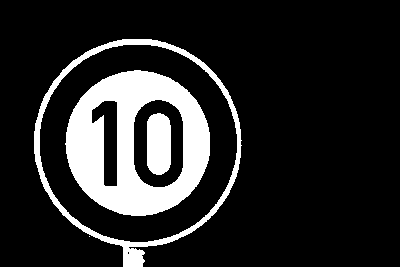
#> input picture Umbralizacion_global/road102.png, 400 x 267 px, given as the content of the folder sers/ansm3/Desktop/python/Segmentacion_de_imagenes/Imagenes/, which was not available
$ python segmentacion.py
#> lines starting #> are read from the running program, lines starting #| are printed output that depends on the picture; after the words box and inside, x2 and y2 are one past the last pixel; in counts of white or black regions, pixels touching at a corner belong together; pictures that were not available may be replaced by others from this repository, and a replacement may not be noted
import os
import cv2
import numpy as np
from PIL import Image
import matplotlib.pyplot as plt

# Ruta de la carpeta que contiene las imágenes
Imagenes = 'C:/Users/ansm3/Desktop/python/Segmentacion_de_imagenes/Imagenes/'

Umbralizacion_global  = 'C:/Users/ansm3/Desktop/python/Segmentacion_de_imagenes/umbralizacion_global/'
Umbralizacion_adaptativa = 'C:/Users/ansm3/Desktop/python/Segmentacion_de_imagenes/umbralizacion_adaptativa/'
Umbralizacion_otsu = 'C:/Users/ansm3/Desktop/python/Segmentacion_de_imagenes/umbralizacion_otsu/'
Segmentacion_watershed = 'C:/Users/ansm3/Desktop/python/Segmentacion_de_imagenes/Segmentacion_watershed/'
Contornos = 'C:/Users/ansm3/Desktop/python/Segmentacion_de_imagenes/Contornos/'
Gaussiano = 'C:/Users/ansm3/Desktop/python/Segmentacion_de_imagenes/Gaussiano/'
########################################################################################
Gauss_Glob = 'C:/Users/ansm3/Desktop/python/Segmentacion_de_imagenes/Gaussiano/global/'
Gauss_Ad = 'C:/Users/ansm3/Desktop/python/Segmentacion_de_imagenes/Gaussiano/adaptativa/'
Gauss_Cont = 'C:/Users/ansm3/Desktop/python/Segmentacion_de_imagenes/Gaussiano/otsu/'
Gauss_Otsu = 'C:/Users/ansm3/Desktop/python/Segmentacion_de_imagenes/Gaussiano/contornos/'

#Blanco y negro
# Blanco y negro
def umbralizacion_global(ruta_imagenes, ruta_salida):
    archivos_carpeta = os.listdir(ruta_imagenes)
    nombres_imagenes = []

    # Iteramos sobre cada archivo y agregamos solo los archivos de imagen a la lista
    for archivo in archivos_carpeta:
        # Comprobamos si el archivo tiene una extensión de imagen válida
        if archivo.endswith('.jpg') or archivo.endswith('.jpeg') or archivo.endswith('.png'):
            # Agregamos el nombre del archivo a la lista de nombres de imágenes
            nombres_imagenes.append(archivo)

    # Iteramos sobre cada imagen
    for nombre_imagen in nombres_imagenes:
        # Creamos la ruta completa del archivo de imagen
        ruta_imagen = os.path.join(ruta_imagenes, nombre_imagen)
        imagen = cv2.imread(ruta_imagen)
#> imagen is the input picture: shape (267, 400, 3); 15.6% white; 4 white regions (1 under 20 px), largest, box (x1, y1, x2, y2) and area: (65, 70, 210, 216) 11521, (34, 39, 242, 267) 3830, (147, 113, 171, 175) 1351
        # Convertimos la imagen a escala de grises
        gris = cv2.cvtColor(imagen, cv2.COLOR_BGR2GRAY)

        # Aplicamos la umbralización global
        _, umbralizada = cv2.threshold(gris, 127, 255, cv2.THRESH_BINARY)

        # Creamos la ruta completa del archivo de imagen de salida
        ruta_salida_imagen = os.path.join(ruta_salida, nombre_imagen)

        # Guardamos la imagen umbralizada
        cv2.imwrite(ruta_salida_imagen, umbralizada)

    print('¡Umbralización global finalizada!')

def segmentacion_por_contornos(ruta_imagenes, ruta_salida):
    archivos_carpeta = os.listdir(ruta_imagenes)
    nombres_imagenes = []

    # Iteramos sobre cada archivo y agregamos solo los archivos de imagen a la lista
    for archivo in archivos_carpeta:
        # Comprobamos si el archivo tiene una extensión de imagen válida
        if archivo.endswith('.jpg') or archivo.endswith('.jpeg') or archivo.endswith('.png'):
            # Agregamos el nombre del archivo a la lista de nombres de imágenes
            nombres_imagenes.append(archivo)

    # Iteramos sobre cada imagen
    for nombre_imagen in nombres_imagenes:
        # Creamos la ruta completa del archivo de imagen
        ruta_imagen = os.path.join(ruta_imagenes, nombre_imagen)
        imagen = cv2.imread(ruta_imagen)
        # Convertimos la imagen a escala de grises
        gris = cv2.cvtColor(imagen, cv2.COLOR_BGR2GRAY)

        # Aplicamos la umbralización de la imagen
        _, umbralizada = cv2.threshold(gris, 0, 255, cv2.THRESH_BINARY + cv2.THRESH_OTSU)

        # Buscamos los contornos en la imagen umbralizada
        contornos, _ = cv2.findContours(umbralizada, cv2.RETR_EXTERNAL, cv2.CHAIN_APPROX_SIMPLE)

        # Dibujamos los contornos sobre la imagen original
        cv2.drawContours(imagen, contornos, -1, (0, 0, 255), 2)

        # Creamos la ruta completa del archivo de imagen de salida
        ruta_salida_imagen = os.path.join(ruta_salida, nombre_imagen)

        # Guardamos la imagen con los contornos dibujados
        cv2.imwrite(ruta_salida_imagen, imagen)

    print('¡Segmentación por contornos finalizada!')


#Binarización
def umbralizacion_adaptativa(ruta_imagenes, ruta_salida):
    archivos_carpeta = os.listdir(ruta_imagenes)
    nombres_imagenes = []

    # Iteramos sobre cada archivo y agregamos solo los archivos de imagen a la lista
    for archivo in archivos_carpeta:
        # Comprobamos si el archivo tiene una extensión de imagen válida
        if archivo.endswith('.jpg') or archivo.endswith('.jpeg') or archivo.endswith('.png'):
            # Agregamos el nombre del archivo a la lista de nombres de imágenes
            nombres_imagenes.append(archivo)

    # Iteramos sobre cada imagen
    for nombre_imagen in nombres_imagenes:
        # Creamos la ruta completa del archivo de imagen
        ruta_imagen = os.path.join(ruta_imagenes, nombre_imagen)
        imagen = cv2.imread(ruta_imagen)
        # Convertimos la imagen a escala de grises
        gris = cv2.cvtColor(imagen, cv2.COLOR_BGR2GRAY)

        # Aplicamos la umbralización adaptativa
        umbralizada = cv2.adaptiveThreshold(gris, 255, cv2.ADAPTIVE_THRESH_GAUSSIAN_C, cv2.THRESH_BINARY, 11, 2)
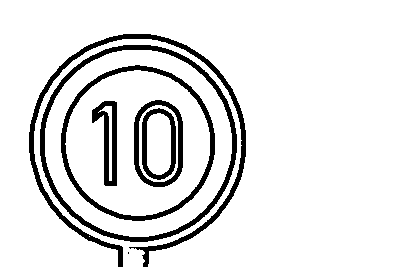
#> umbralizada: shape (267, 400); 89.3% white; 7 black regions (1 under 20 px), largest, box (x1, y1, x2, y2) and area: (29, 34, 246, 267) 3324, (40, 45, 237, 242) 2938, (61, 65, 215, 221) 2271, (134, 100, 183, 187) 1055, (92, 101, 117, 186) 994, (142, 108, 176, 180) 800

        # Creamos la ruta completa del archivo de imagen de salida
        ruta_salida_imagen = os.path.join(ruta_salida, nombre_imagen)

        # Guardamos la imagen umbralizada
        cv2.imwrite(ruta_salida_imagen, umbralizada)

    print('¡Umbralización adaptativa finalizada!')


# Binarización de las imágenes a color
def umbralizacion_otsu(ruta_imagenes, ruta_salida):
    archivos_carpeta = os.listdir(ruta_imagenes)
    nombres_imagenes = []

    # Iteramos sobre cada archivo y agregamos solo los archivos de imagen a la lista
    for archivo in archivos_carpeta:
        # Comprobamos si el archivo tiene una extensión de imagen válida
        if archivo.endswith('.jpg') or archivo.endswith('.jpeg') or archivo.endswith('.png'):
            # Agregamos el nombre del archivo a la lista de nombres de imágenes
            nombres_imagenes.append(archivo)

    # Iteramos sobre cada imagen
    for nombre_imagen in nombres_imagenes:
        # Creamos la ruta completa del archivo de imagen
        ruta_imagen = os.path.join(ruta_imagenes, nombre_imagen)
        imagen = cv2.imread(ruta_imagen)
        # Convertimos la imagen a escala de grises
        gris = cv2.cvtColor(imagen, cv2.COLOR_BGR2GRAY)

        # Aplicamos la umbralización Otsu
        _, umbralizada = cv2.threshold(gris, 0, 255, cv2.THRESH_BINARY+cv2.THRESH_OTSU)

        # Creamos la ruta completa del archivo de imagen de salida
        ruta_salida_imagen = os.path.join(ruta_salida, nombre_imagen)

        # Guardamos la imagen umbralizada
        cv2.imwrite(ruta_salida_imagen, umbralizada)

    print('¡Umbralización Otsu finalizada!')


def segmentacion_watershed(ruta_carpeta):
    # Obtener una lista de todos los archivos en la carpeta
    archivos = os.listdir(ruta_carpeta)

    # Filtrar solo los archivos de imagen con extensiones conocidas
    extensiones_imagen = ['.jpg', '.jpeg', '.png', '.bmp']
    archivos_imagen = [archivo for archivo in archivos if os.path.splitext(archivo)[1].lower() in extensiones_imagen]

    # Crear una lista para almacenar todas las imágenes segmentadas
    imgs_segmentadas = []

    # Loop sobre todas las imágenes en la carpeta y aplicar la segmentación watershed a cada una
    for archivo in archivos_imagen:
        ruta_imagen = os.path.join(ruta_carpeta, archivo)
        img = cv2.imread(ruta_imagen)
        gray_img = cv2.cvtColor(img, cv2.COLOR_BGR2GRAY)
        ret, th_bin_img = cv2.threshold(gray_img, 127, 255, cv2.THRESH_BINARY_INV)
        SE = np.ones((15,15), np.uint8)
        ero_img = cv2.erode(th_bin_img, SE, iterations = 1)
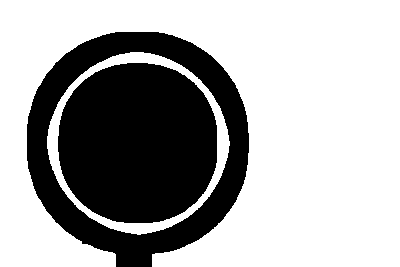
#> ero_img: shape (267, 400); 66.2% white; 2 black regions

        ret, markers = cv2.connectedComponents(ero_img)
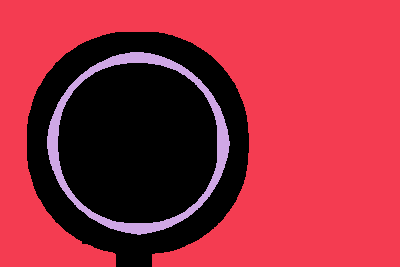
#> markers: shape (267, 400) int32; 3 distinct labels, from 0 to 2; one colour per label, 0 black
#> ret = 3
        markers = cv2.watershed(img, markers)
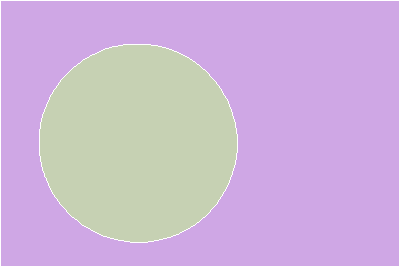
#> markers: shape (267, 400) int32; 3 distinct labels, from -1 to 2; one colour per label, 0 black, -1 white
        img[markers == -1] = [255,0,0]
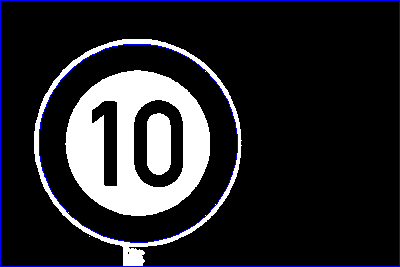
#> img: shape (267, 400, 3); 1.77% of pixels changed, all inside (x1, y1, x2, y2) = (0, 0, 400, 267)

        # Agregar la imagen segmentada a la lista
        imgs_segmentadas.append(Image.fromarray(cv2.cvtColor(img, cv2.COLOR_BGR2RGB)))

        print('Segmented regions: ', np.max(markers))
#| Segmented regions:  2
        plt.axis("off")
        plt.title('Segmented regions')
        plt.imshow(markers, cmap='twilight')
        plt.show()

    # Crear un collage de todas las imágenes segmentadas y mostrarlo
    num_imgs = len(imgs_segmentadas)
#> num_imgs = 1
    if num_imgs > 0:
        collage_width = imgs_segmentadas[0].size[0]
#> collage_width = 400
        collage_height = int(num_imgs / 2) * imgs_segmentadas[0].size[1]
#> collage_height = 0
        collage = Image.new('RGB', (collage_width, collage_height))

        x_offset = 0
        y_offset = 0
        for img in imgs_segmentadas:
            if x_offset >= collage_width:
                x_offset = 0
                y_offset += imgs_segmentadas[0].size[1]
            collage.paste(img, (x_offset, y_offset))
            x_offset += imgs_segmentadas[0].size[0]
#> this loop made 1 pass
#> x_offset on pass 1: 400
#> after the loop, x_offset = 400; y_offset = 0

        collage.show()
    else:
        print("No se encontraron imágenes para segmentar en la carpeta.")


def ruido_gaussiano(Ruta_imagen, Gaussiano):
    # Obtener la lista de archivos de la carpeta
    archivos_carpeta_Gaussiano = os.listdir(Ruta_imagen)
    nombres_imagenes_gaussiano = []
    numero_cambios_gaussiano = 1
        # Binarización de las imágenes
    for archivo_gaussiano in archivos_carpeta_Gaussiano:
        # Comprobamos si el archivo tiene una extensión de imagen válida
        if archivo_gaussiano.endswith('.jpg') or archivo_gaussiano.endswith('.jpeg') or archivo_gaussiano.endswith('.png'):
            # Agregamos el nombre del archivo a la lista de nombres de imágenes
            nombres_imagenes_gaussiano.append(archivo_gaussiano)

    for imagenes_gaussiano in nombres_imagenes_gaussiano:
       # Creamos la ruta completa del archivo de imagen
        ruta_imagen_gaussiano = os.path.join(Ruta_imagen, imagenes_gaussiano)
        imagen_gaussiano = cv2.imread(ruta_imagen_gaussiano)
        ##Incertar ruido gaussiano
        imagen_gaussiano_ruido = cv2.GaussianBlur(imagen_gaussiano, (0, 0), 3)
        nombre_archivo_gaussiano = os.path.splitext(imagenes_gaussiano)[0]
        nuevo_nombre_archivo_col = f"{nombre_archivo_gaussiano}_{numero_cambios_gaussiano}_gauss.png"
        ruta_imagen_gaussiano_ruido = os.path.join(Gaussiano, nuevo_nombre_archivo_col)
        cv2.imwrite(ruta_imagen_gaussiano_ruido, imagen_gaussiano_ruido)
        numero_cambios_gaussiano += 1
    print('¡Filtro de ruido finalizado!')


umbralizacion_global(Imagenes, Umbralizacion_global)
umbralizacion_adaptativa(Imagenes, Umbralizacion_adaptativa)
umbralizacion_otsu(Imagenes, Umbralizacion_otsu)
segmentacion_watershed(Imagenes)
segmentacion_por_contornos(Imagenes, Contornos)
#> in segmentacion_por_contornos, `contornos, _ = cv2.findContours(umbralizada, cv2.RETR_EXTERNAL, cv2.CH..`: contornos = 2 contours, 1 with area under 20; largest, box (x1, y1, x2, y2) and area: (34, 39, 242, 267) 34062
#> in segmentacion_por_contornos, `cv2.drawContours(imagen, contornos, -1, (0, 0, 255), 2)`:
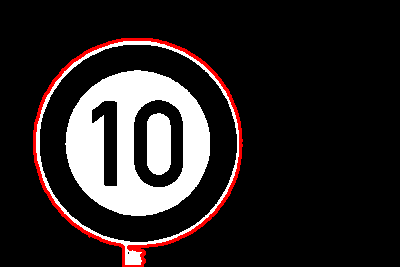
#> imagen: shape (267, 400, 3); 2.29% of pixels changed, all inside (x1, y1, x2, y2) = (33, 38, 243, 267)
ruido_gaussiano(Imagenes, Gaussiano)
ruido_gaussiano(Umbralizacion_global, Gauss_Glob)
#> pass 2 of the loop in ruido_gaussiano, `for imagenes_gaussiano in nombres_imagenes_gaussiano:`:
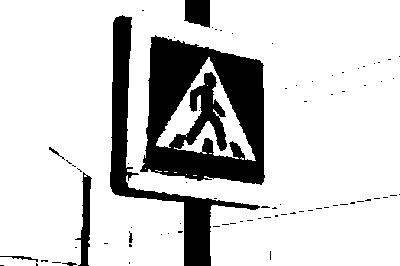
#> input picture Umbralizacion_global/road151.png, 400 x 266 px, found by its file name
#> in ruido_gaussiano, imagen_gaussiano is the input picture: shape (266, 400, 3); 82% white; 80 black regions (72 under 20 px), largest, box (x1, y1, x2, y2) and area: (140, 35, 265, 185) 11979, (110, 15, 260, 266) 5443, (75, 172, 92, 266) 698
#> in ruido_gaussiano (call 2), `imagen_gaussiano_ruido = cv2.GaussianBlur(imagen_gaussiano, (0, 0), 3)`:
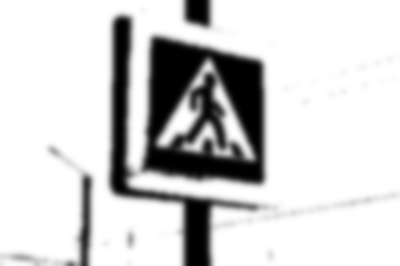
#> imagen_gaussiano_ruido: shape (266, 400, 3); min 0, max 255, mean 209
#> pass 3 of the loop in ruido_gaussiano, `for imagenes_gaussiano in nombres_imagenes_gaussiano:`:
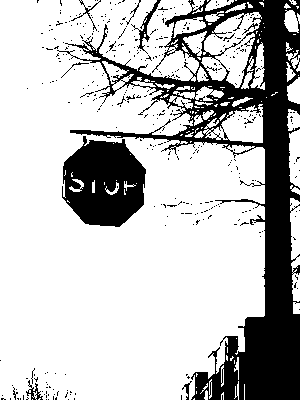
#> input picture Umbralizacion_global/road289.png, 300 x 400 px, found by its file name
#> in ruido_gaussiano, imagen_gaussiano is the input picture: shape (400, 300, 3); 75.4% white; 375 black regions (363 under 20 px), largest, box (x1, y1, x2, y2) and area: (57, 0, 300, 400) 22362, (62, 136, 146, 227) 5478, (131, 0, 161, 54) 257
#> in ruido_gaussiano (call 2), `imagen_gaussiano_ruido = cv2.GaussianBlur(imagen_gaussiano, (0, 0), 3)`:
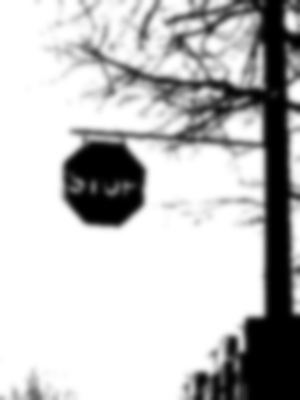
#> imagen_gaussiano_ruido: shape (400, 300, 3); min 0, max 255, mean 192.4
#> the loop made 4 passes; the first 3 are shown
ruido_gaussiano(Umbralizacion_adaptativa, Gauss_Ad)
ruido_gaussiano(Umbralizacion_otsu, Gauss_Cont)
ruido_gaussiano(Contornos, Gauss_Otsu)
#> in ruido_gaussiano (call 5), `imagen_gaussiano_ruido = cv2.GaussianBlur(imagen_gaussiano, (0, 0), 3)`:
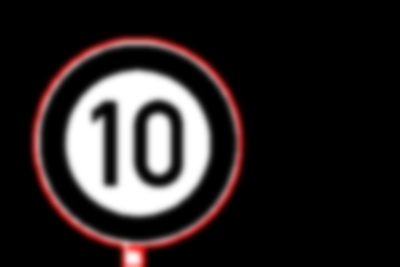
#> imagen_gaussiano_ruido: shape (267, 400, 3); mean B, G, R 36.2, 36.2, 42
